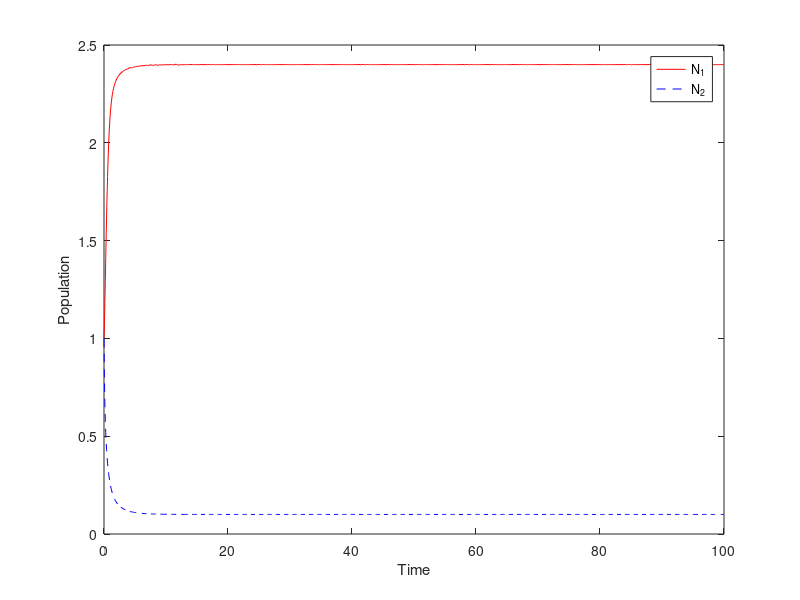
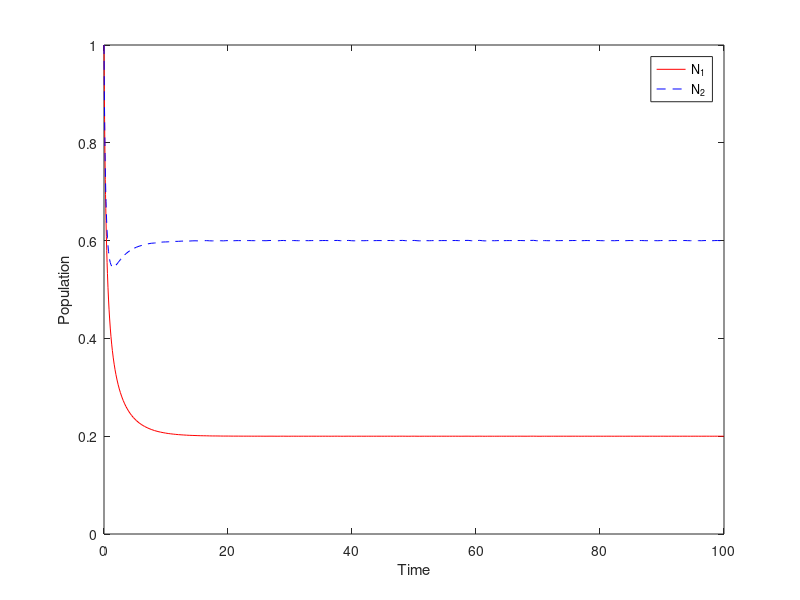

Reproduce these figures in MATLAB, in order.
function ecologyComp
% Параметри на системата
a = 5;b = 2;sigma = 2;
c = 3;nu = 1;d = 6;
N0 = [1; 1];
ecologyCompGraph(a,b,sigma,c,nu,d,N0,1)
a = 1;b = 2;sigma = 1;
c = 2;nu = 1;d = 3;
N0 = [1; 1];
ecologyCompGraph(a,b,sigma,c,nu,d,N0,2)
end

function ecologyCompGraph(a,b,sigma,c,nu,d,N0,i)
% Дефиниране на началните условия и интервала на времето
tspan = [0 100];

% Дефиниране на функцията, която описва системата
ode = @(t, N) [ (a - b*N(1) - sigma*N(2)) * N(1);
                (c - nu*N(1) - d*N(2)) * N(2)];

% Решаване на системата от диференциални уравнения
[t, N] = ode45(ode, tspan, N0);

% Визуализация на резултатите
figure(i),plot(t, N(:,1), 'r-', t, N(:,2), 'b--');
legend('N_1', 'N_2', 'Location' , 'best');
xlabel('Time');
ylabel('Population');
end

